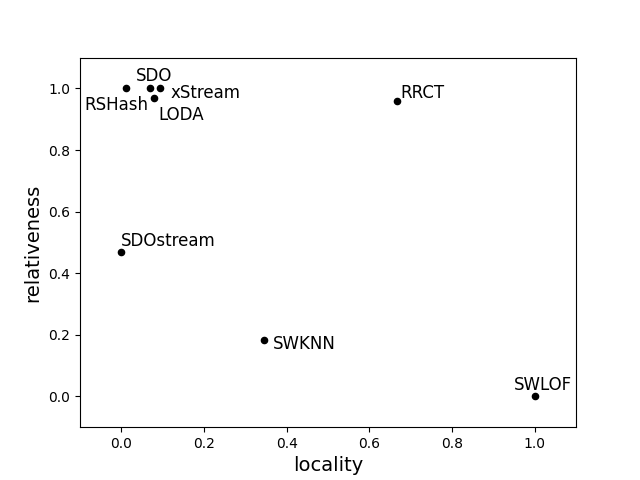

Reproduce this figure in Python.
import pandas as pd
import sys
import matplotlib.pyplot as plt
from sklearn.preprocessing import MinMaxScaler, StandardScaler

csvfile  = sys.argv[1]	
df = pd.read_csv(csvfile, delimiter=' ', names=['algorithm', 'locality', 'relativeness'])

scaler = MinMaxScaler()
df[['locality', 'relativeness']] = scaler.fit_transform(df[['locality', 'relativeness']])

fig, ax1 = plt.subplots(1, 1, figsize=(3,3), dpi=100,)
ax1 = df.plot.scatter(x='locality', y='relativeness', c='black')
ax1.set_xlabel('locality', fontsize = 14)
ax1.set_ylabel('relativeness', fontsize = 14)
ax1.set_xlim(-0.1, 1.1)
ax1.set_ylim(-0.1, 1.1)
df['incx'] = [-0.06, 0, 0.02, -0.05, 0.01, -0.10, 0.01, 0.05]
df['incy'] = [0.025, 0.02, -0.03, 0.02, 0.01, -0.07, -0.07, -0.03] 
for i, row in df.iterrows():
    x = row['locality']
    y = row['relativeness']
    name = row['algorithm']
    incx = row['incx']
    incy = row['incy']
    plt.text(x + incx, y + incy, name, fontsize=12)

#print(df)
#plt.show()
plt.savefig('locality_relativeness.png', dpi = 100)
